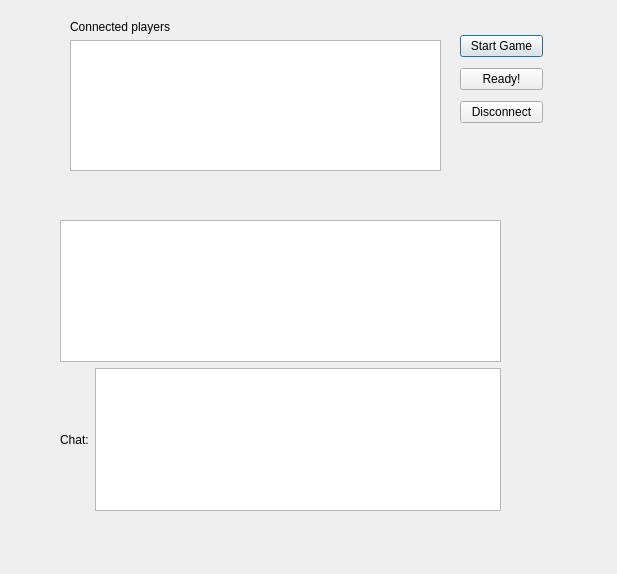
<ui version="4.0" >
 <class>Dialog</class>
 <widget class="QDialog" name="Dialog" >
  <property name="geometry" >
   <rect>
    <x>0</x>
    <y>0</y>
    <width>617</width>
    <height>574</height>
   </rect>
  </property>
  <property name="windowTitle" >
   <string>Dialog</string>
  </property>
  <widget class="QWidget" name="" >
   <property name="geometry" >
    <rect>
     <x>460</x>
     <y>30</y>
     <width>83</width>
     <height>101</height>
    </rect>
   </property>
   <layout class="QVBoxLayout" name="verticalLayout" >
    <item>
     <widget class="QPushButton" name="quit" >
      <property name="text" >
       <string>Start Game</string>
      </property>
     </widget>
    </item>
    <item>
     <widget class="QPushButton" name="readyButton" >
      <property name="text" >
       <string>Ready!</string>
      </property>
     </widget>
    </item>
    <item>
     <widget class="QPushButton" name="startButton" >
      <property name="text" >
       <string>Disconnect</string>
      </property>
     </widget>
    </item>
   </layout>
  </widget>
  <widget class="QWidget" name="" >
   <property name="geometry" >
    <rect>
     <x>70</x>
     <y>20</y>
     <width>371</width>
     <height>151</height>
    </rect>
   </property>
   <layout class="QVBoxLayout" name="verticalLayout_2" >
    <item>
     <widget class="QLabel" name="label" >
      <property name="text" >
       <string>Connected players</string>
      </property>
     </widget>
    </item>
    <item>
     <widget class="QListView" name="connectedPlayers" />
    </item>
   </layout>
  </widget>
  <widget class="QWidget" name="" >
   <property name="geometry" >
    <rect>
     <x>60</x>
     <y>220</y>
     <width>441</width>
     <height>291</height>
    </rect>
   </property>
   <layout class="QGridLayout" name="gridLayout" >
    <item row="0" column="0" colspan="2" >
     <widget class="QTextEdit" name="chatView" />
    </item>
    <item row="1" column="0" >
     <widget class="QLabel" name="label_2" >
      <property name="sizePolicy" >
       <sizepolicy vsizetype="Minimum" hsizetype="Preferred" >
        <horstretch>0</horstretch>
        <verstretch>0</verstretch>
       </sizepolicy>
      </property>
      <property name="minimumSize" >
       <size>
        <width>0</width>
        <height>30</height>
       </size>
      </property>
      <property name="text" >
       <string>Chat:</string>
      </property>
     </widget>
    </item>
    <item row="1" column="1" >
     <widget class="QTextEdit" name="chatEntry" >
      <property name="sizePolicy" >
       <sizepolicy vsizetype="Minimum" hsizetype="Expanding" >
        <horstretch>0</horstretch>
        <verstretch>0</verstretch>
       </sizepolicy>
      </property>
      <property name="minimumSize" >
       <size>
        <width>0</width>
        <height>30</height>
       </size>
      </property>
     </widget>
    </item>
   </layout>
  </widget>
 </widget>
 <resources/>
 <connections/>
</ui>
